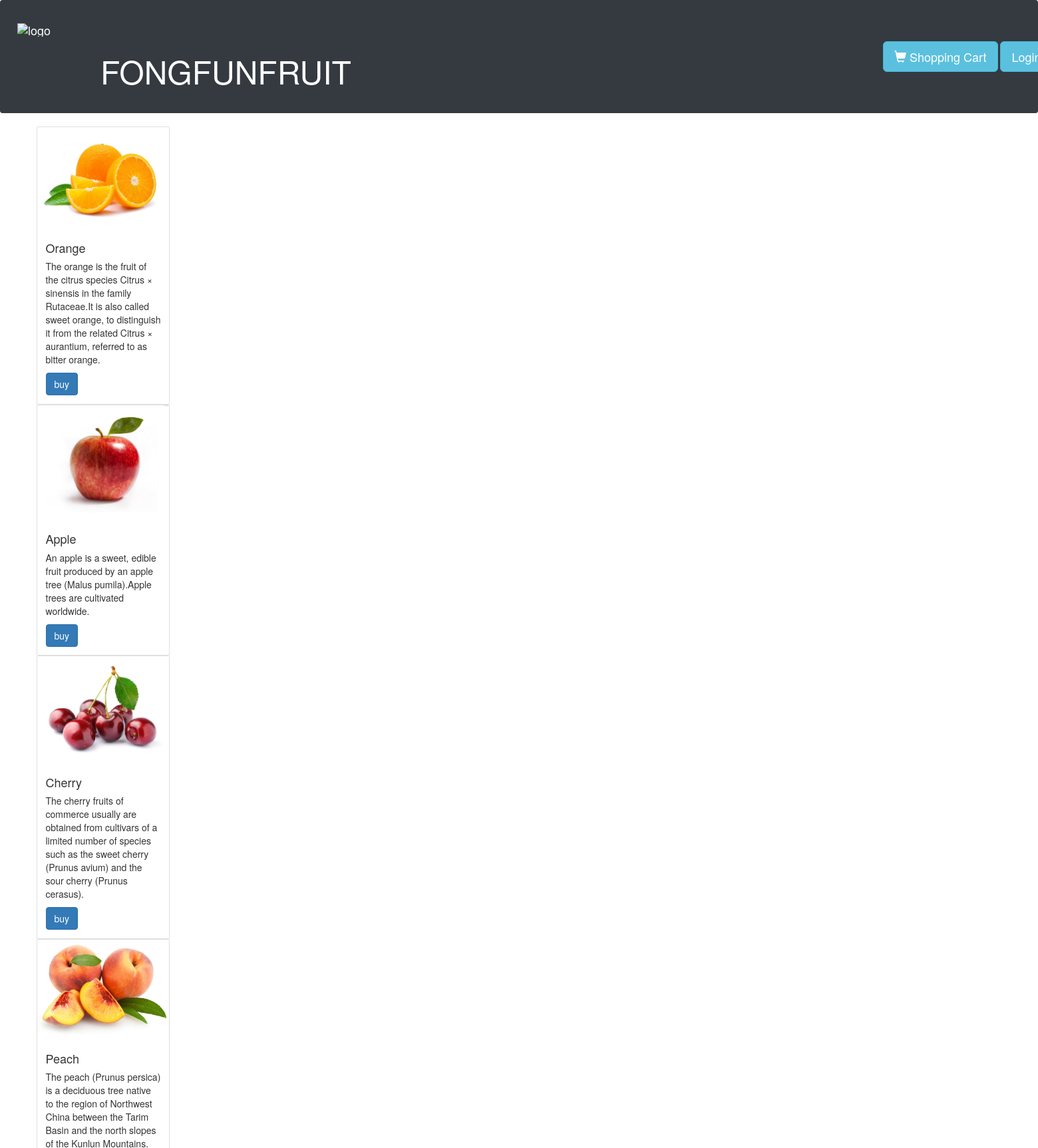
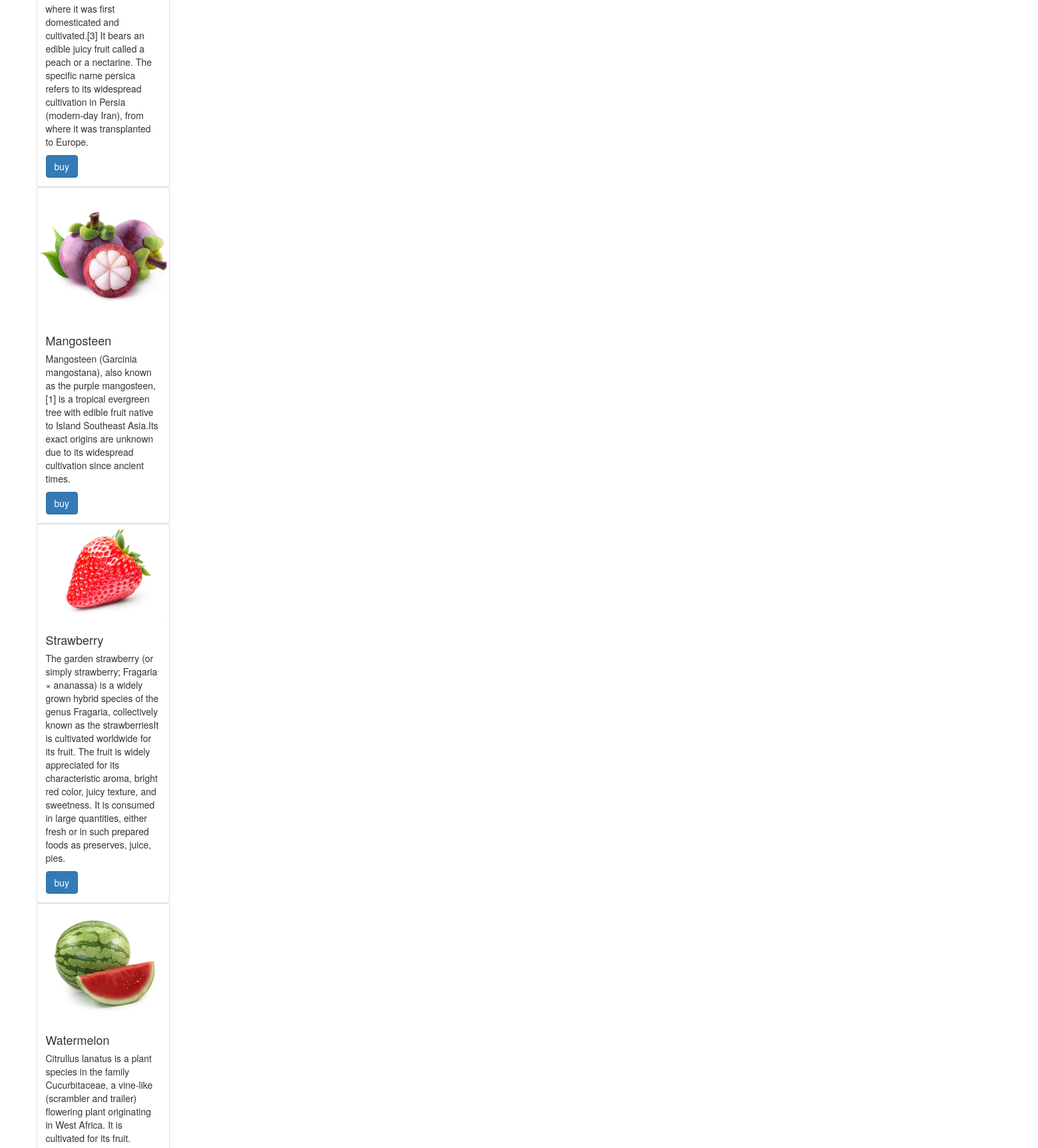
/item_list/ (upper part), run on the app's committed database (2 pictures, top to bottom).
### myapp/models.py (models this page shows, shortened)
class Item(models.Model):
    name = models.CharField(max_length=20)
    description = models.TextField()
    price = models.DecimalField(max_digits=5, decimal_places=2)
    image = models.ImageField(blank=True)

### myapp/views.py (the view)
# urls.py: path('item_list/', views.item_list, name='item_list'),
def item_list(request):
    context = {'items' : Item.objects.all()}
    return render(request, 'item_list.html', context)

### template/item_list.html
{% extends 'base.html' %}
{% block content %}
  <ul>
  {% for i in items %}
    <div class="card" style="width:200px">
        <img class="card-img-top" src="{{i.image.url}}" alt="Card image">
        <div class="card-body">
            <h4 class="card-title">{{ i.name }}</h4>
            <p class="card-text">{{ i.description }}</p>
            <a href="#" class="btn btn-primary">buy</a>
        </div>
    </div>
  {% endfor %}
  </ul>
{% endblock %}

### data on the page
Item: image (picture), name "Orange", description "The orange is the fruit of the citrus species Citrus × sinensis in the family Rutaceae.It is also called sweet orange, to distinguish it from the related Citrus × aurantium, referred to as bitter orange."
Item: image (picture), name "Apple", description "An apple is a sweet, edible fruit produced by an apple tree (Malus pumila).Apple trees are cultivated worldwide."
Item: image (picture), name "Cherry", description "The cherry fruits of commerce usually are obtained from cultivars of a limited number of species such as the sweet cherry (Prunus avium) and the sour cherry (Prunus cerasus)."
Item: image (picture), name "Peach", description "The peach (Prunus persica) is a deciduous tree native to the region of Northwest China between the Tarim Basin and the north slopes of the Kunlun Mountains. where it was first domesticated and cultivated.[3] It bears an edible juicy fruit called a peach or a nectarine. The specific name persica refers to its widespread cultivation in Persia (modern-day Iran), from where it was transplanted to Europe."
Item: image (picture), name "Mangosteen", description "Mangosteen (Garcinia mangostana), also known as the purple mangosteen,[1] is a tropical evergreen tree with edible fruit native to Island Southeast Asia.Its exact origins are unknown due to its widespread cultivation since ancient times."
Item: image (picture), name "Strawberry", description "The garden strawberry (or simply strawberry; Fragaria × ananassa) is a widely grown hybrid species of the genus Fragaria, collectively known as the strawberriesIt is cultivated worldwide for its fruit. The fruit is widely appreciated for its characteristic aroma, bright red color, juicy texture, and sweetness. It is consumed in large quantities, either fresh or in such prepared foods as preserves, juice, pies."
Item: image (picture), name "Watermelon", description "Citrullus lanatus is a plant species in the family Cucurbitaceae, a vine-like (scrambler and trailer) flowering plant originating in West Africa. It is cultivated for its fruit."
